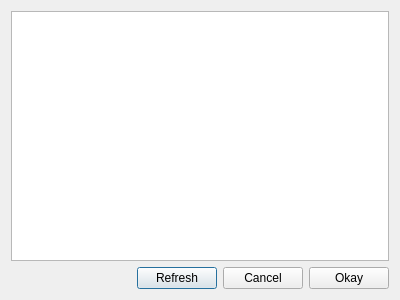
<?xml version="1.0" encoding="UTF-8"?>
<ui version="4.0">
 <class>BTScanDialog</class>
 <widget class="QDialog" name="BTScanDialog">
  <property name="geometry">
   <rect>
    <x>0</x>
    <y>0</y>
    <width>400</width>
    <height>300</height>
   </rect>
  </property>
  <property name="windowTitle">
   <string>Dialog</string>
  </property>
  <layout class="QVBoxLayout" name="verticalLayout">
   <item>
    <layout class="QGridLayout" name="gridLayout">
     <item row="1" column="1">
      <widget class="QPushButton" name="buttonRefresh">
       <property name="text">
        <string>Refresh</string>
       </property>
      </widget>
     </item>
     <item row="1" column="2">
      <widget class="QPushButton" name="buttonCancel">
       <property name="text">
        <string>Cancel</string>
       </property>
      </widget>
     </item>
     <item row="1" column="3">
      <widget class="QPushButton" name="buttonOkay">
       <property name="text">
        <string>Okay</string>
       </property>
      </widget>
     </item>
     <item row="1" column="0">
      <spacer name="horizontalSpacer">
       <property name="orientation">
        <enum>Qt::Horizontal</enum>
       </property>
       <property name="sizeHint" stdset="0">
        <size>
         <width>40</width>
         <height>20</height>
        </size>
       </property>
      </spacer>
     </item>
     <item row="0" column="0" colspan="4">
      <widget class="QTableView" name="tableView">
       <property name="selectionMode">
        <enum>QAbstractItemView::SingleSelection</enum>
       </property>
       <property name="selectionBehavior">
        <enum>QAbstractItemView::SelectRows</enum>
       </property>
      </widget>
     </item>
    </layout>
   </item>
  </layout>
 </widget>
 <resources/>
 <connections/>
</ui>
